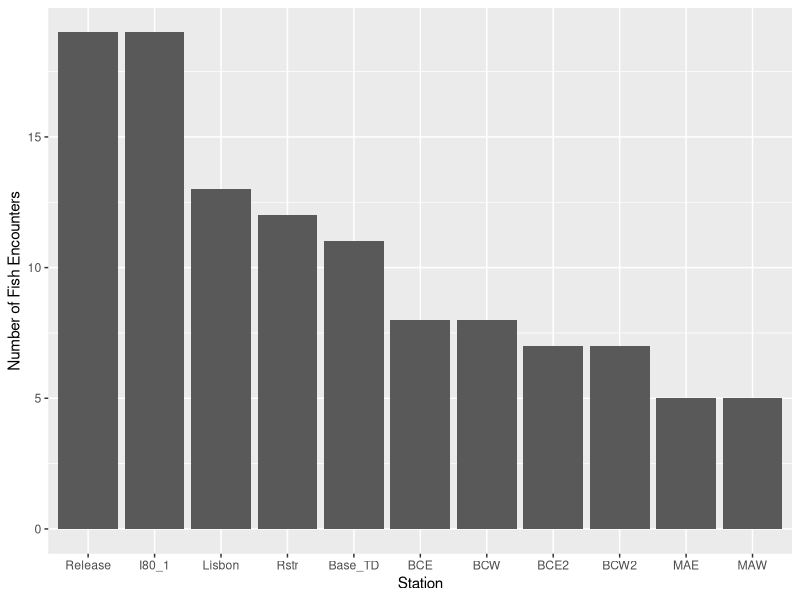
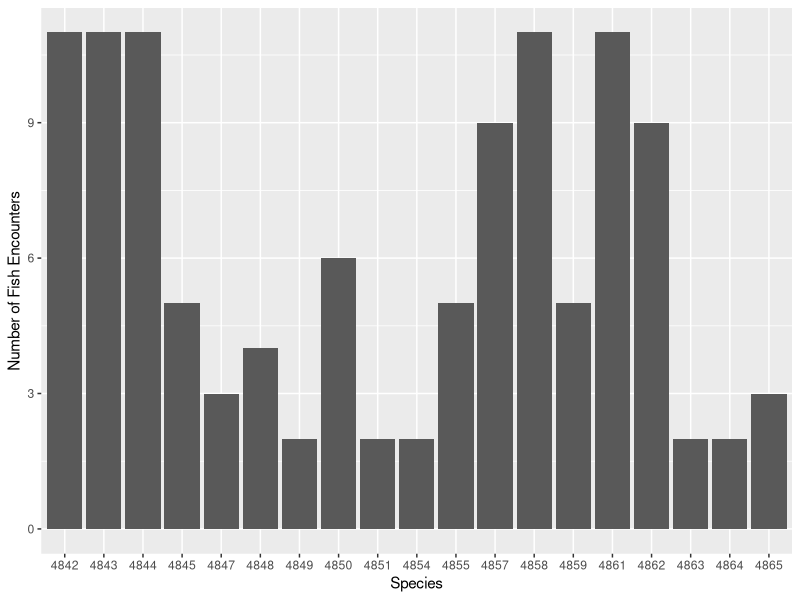

Reproduce these figures in R, in order.
## ---- chunk 1
library(tidyverse) 
library(tidyr)
data(fish_encounters)

dim (fish_encounters)
cat("Number of observations:", nrow(fish_encounters), "\n")
cat("Number of variables:", ncol(fish_encounters), "\n")
## ---- chunk 2
fish_encounters_summary <- fish_encounters %>%
  group_by(station) %>%
  summarize(
    count = n() # Count the number of entries for each station
  ) %>%
  arrange(desc(count))  # Arrange in descending order by total encounters

# View the summarized data
head(fish_encounters_summary)
# how many stations in total 
cat ("Number of stations:", nrow(fish_encounters_summary),"\n")

# the average number of fish encountered across stations 
average_fishencounter = nrow(fish_encounters)/nrow(fish_encounters_summary)
cat ("On average, there are", average_fishencounter, "fish encountered across stations.")

## barchart 
ggplot(data = fish_encounters, aes(x = station, y = seen)) +
  geom_bar(stat = "identity") +
  labs(x = "Station", y = "Number of Fish Encounters")
## ---- chunk 3
fish_encounters_summary2 <- fish_encounters %>%
  group_by(fish) %>%
  summarize(
    count = n() # Count the number of entries for each station
  ) %>%
  arrange(desc(count))  # Arrange in descending order by total encounters

# View the summarized data
head(fish_encounters_summary2)

# how many fish in total 
cat ("Number of fish:", nrow(fish_encounters_summary2),"\n")

#barchart
ggplot(data = fish_encounters, aes(x = fish, y = seen)) +
  geom_bar(stat = "identity") +
  labs(x = "Species", y = "Number of Fish Encounters")
